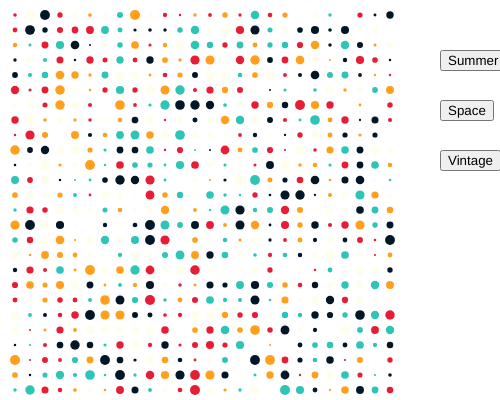
Frame 1 (no input)
Frame 60 (no input): identical to frame 1, image omitted
Frame 120 (the mouse pressed at the canvas centre since frame 60): identical to frame 1, image omitted

The p5.js sketch that drew this single still picture (run headless with seeded random() and noise() and a simulated clock; from frame 60 on, the mouse is pressed at the canvas centre):

// p5.js sketch
// ── sketch.js
let x = 0;
let y = 10;
let activePallet;
let c1 = ['#fffdeb', '#011627', '#2ec4b6', '#e71d36', '#ff9f1c']
let c2 = ['#000000', '#14213d', '#fca311', '#e5e5e5', '#ffffff']
let c3 = ['#293241', '#ee6c4d', '#e0fbfc', '#98c1d9', '#3d5a80']
let b1, b2, b3;
activePallet = c1
let bg;

function setup() {
  
  createCanvas(500, 400);
  background(255);


  b1 = createButton('Summer')
  b1.position(440, 50)
  b1.mousePressed(switchPallet1)

  b2 = createButton('Space')
  b2.position(440, 100)
  b2.mousePressed(switchPallet2)


  b3 = createButton('Vintage')
  b3.position(440, 150)
  b3.mousePressed(switchPallet3)



  for (let x = 15; x < (width-100); x += 15) {
    for (let y = 15; y < height; y += 15) {
      fill(activePallet[floor(random(0,5))])
      strokeWeight(0)
      ellipse(x, y, random(1,5)*2)
    }
  }
}

function draw() {
}



function switchPallet1() {
  activePallet = c1
  setup()
}
function switchPallet2() {
  activePallet = c2
  setup()
}
function switchPallet3() {
  activePallet = c3
  setup()
}

// each button has a spceific color array attached to it, based on params (Pallet 1, 50, c1)
// if pressed change activePallet to that param
// ── style.css
html,
body {
	margin: 0;
	padding: 0;
}

canvas {
	padding: 20px;
	display: block;
}

button {
	background-color: #000;
	color: #fff;
	border: 0;
	padding: 5px;
	min-width: 100px;
	height: 30px;
	border-radius: 4px;
}
